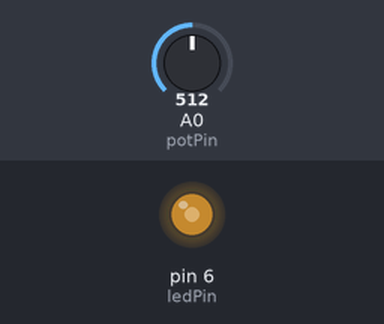
Recording of a sketch running on a simulated Arduino Uno, built with avr-gcc and run on an emulated ATmega328P. On the bench: output pins drawn as LEDs (lit = HIGH). Inputs (shaded band) come from the test bench; at power-on: A0 (potPin) = 512.

Above: at 1.2 s.
1.3 s: A0 (potPin) set to 716
At 2.2 s:
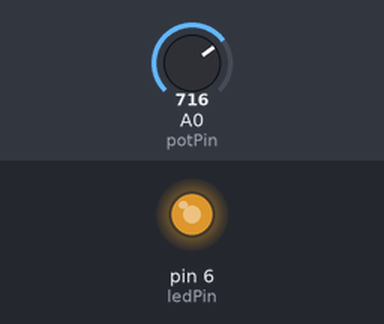
2.8 s: A0 (potPin) set to 900
At 3.4 s:
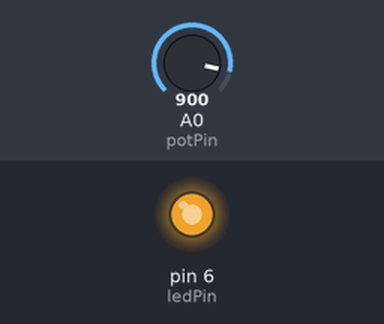
4.3 s: A0 (potPin) set to 122
At 5.5 s:
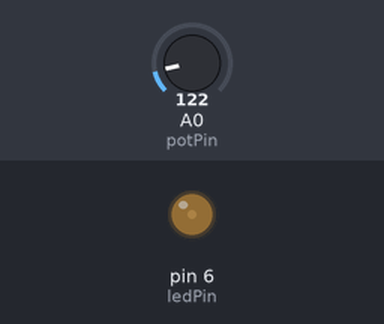
5.8 s: A0 (potPin) set to 0
At 6.8 s:
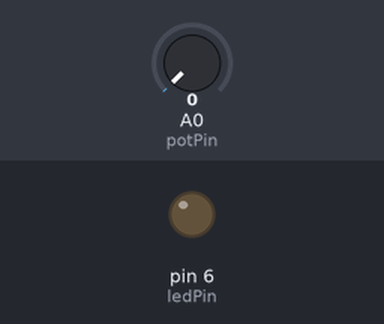
7.3 s: A0 (potPin) set to 511
At 8.0 s:
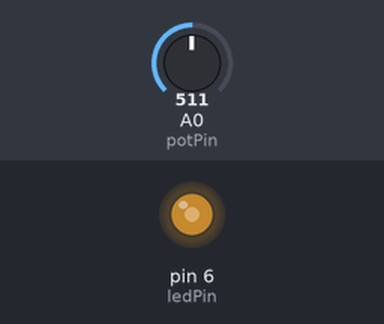
Timing chart, 0 to 9.8 s (numbered marks = the images above; inputs shaded):
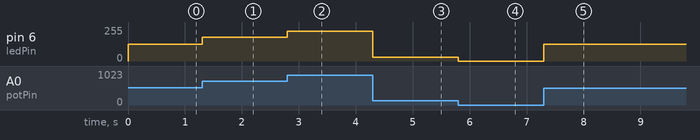

Measured:
- after the input at 1.3 s, pin 6 (ledPin): 127/255 → 178/255 at once
- after the input at 2.8 s, pin 6 (ledPin): 178/255 → 224/255 at once
- after the input at 4.3 s, pin 6 (ledPin): 224/255 → 30/255 at once
- after the input at 5.8 s, pin 6 (ledPin): 30/255 → 0/255 at once
- after the input at 7.3 s, pin 6 (ledPin): 0/255 → 127/255 at once

The sketch:

pot.ino
```cpp
int potPin = A0;
int potValue = 0;
int brightness = 0;
int ledPin = 6;

void setup() {
  Serial.begin(9600);
  pinMode(ledPin, OUTPUT);
}

void loop() {
  /* The analogRead() function reads the value of the potentiometer which is denoted by the potPin variable. The value read is then assigned to the potValue variable */
  potValue = analogRead(potPin);

  /* This calculation makes sure the value of the potentiometer falls within the range of 0 to 255. This is because the analogWrite() function writes values that fall within that range */
  brightness = (255.0/1023.0)*potValue;

  /* We use the analogWrite function to write values to the LED to control its brightness. The first parameter of the function is the pin, and the second parameter is the value to be written to the pin*/
  analogWrite(ledPin, brightness);
}
```
